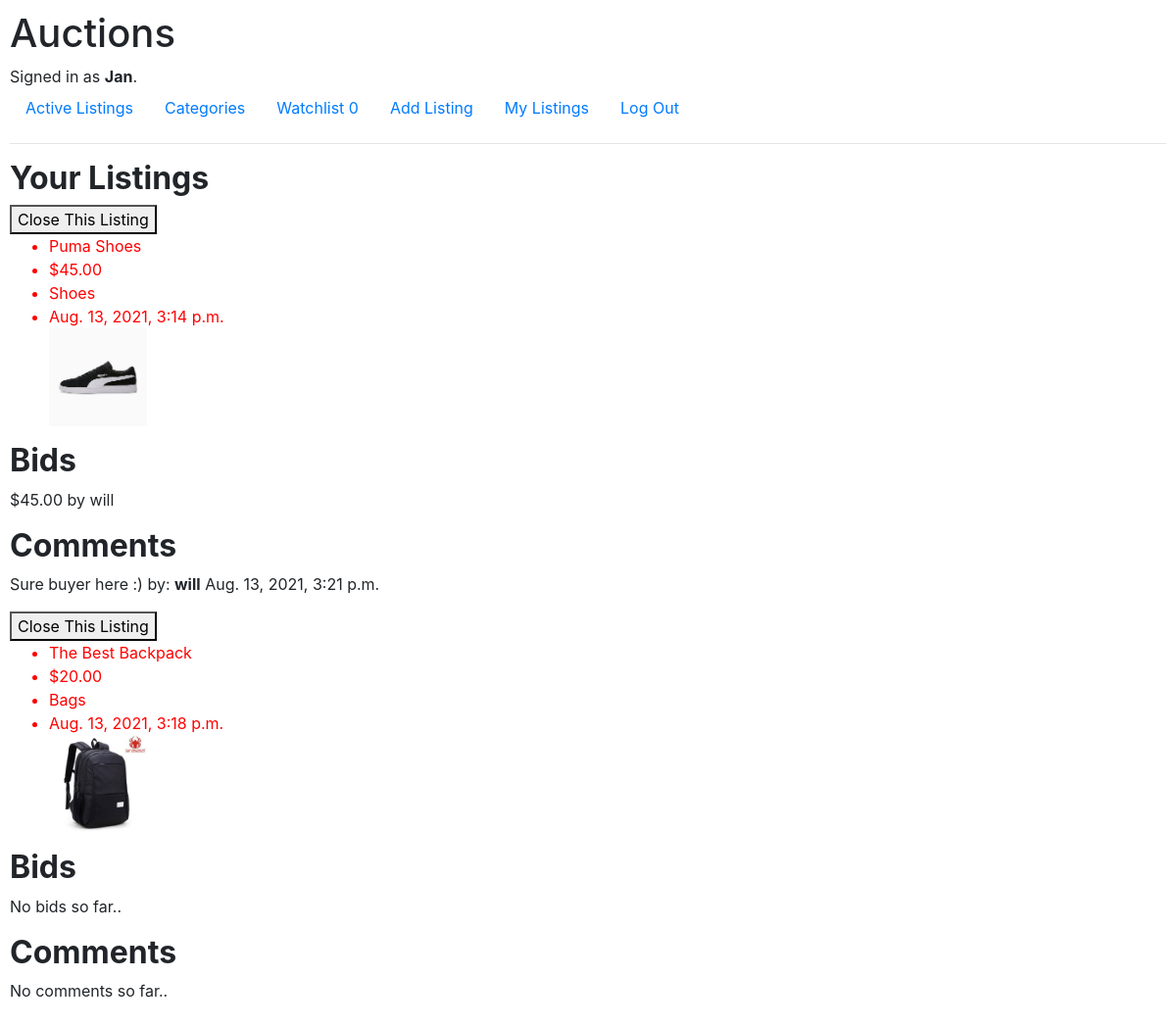
/My_Listing (signed in), run on an earlier commit of the app's database.
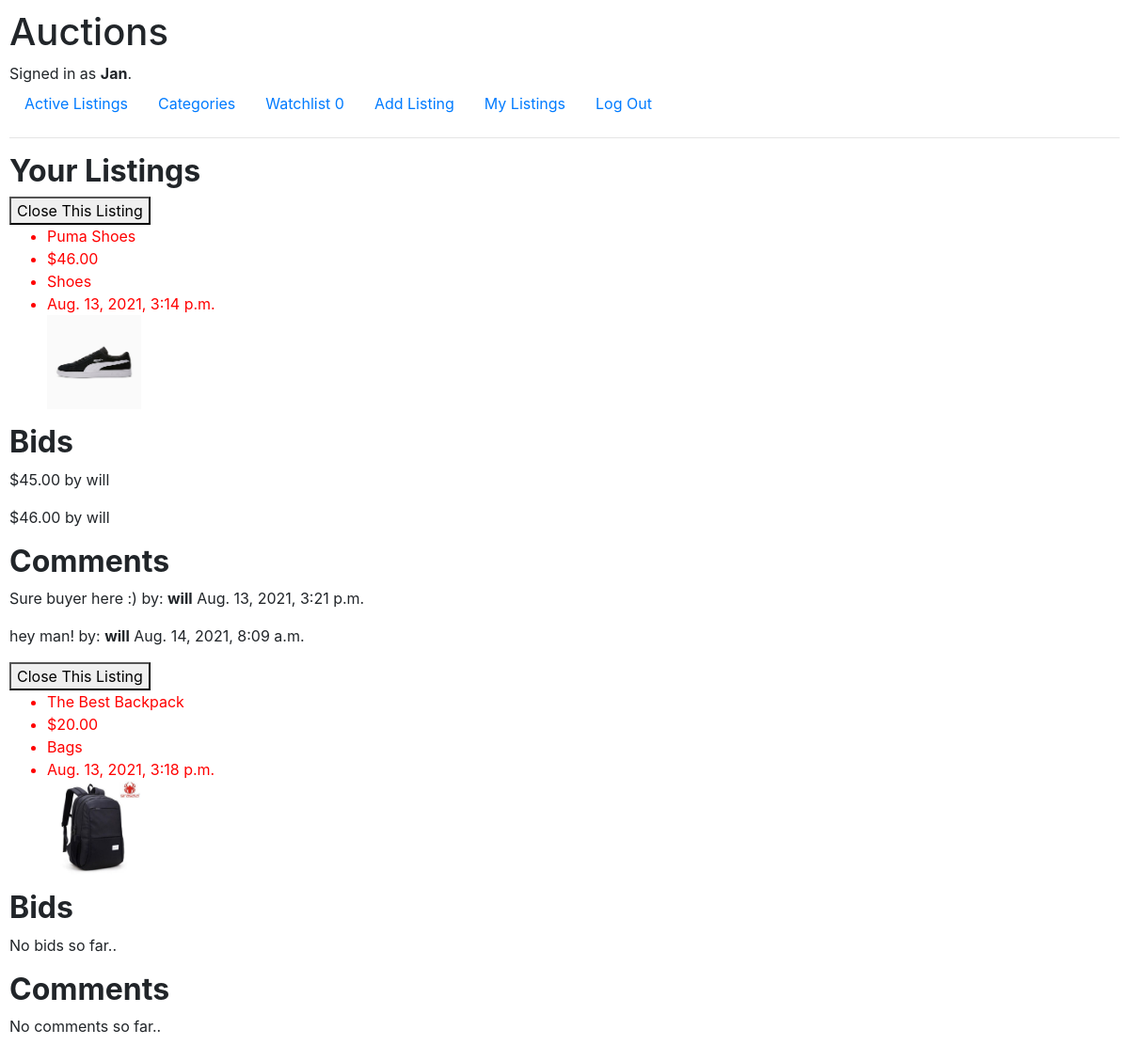
And on a later commit of the database.
### auctions/models.py (models this page shows, shortened)
class Listing(models.Model):
    user = models.ForeignKey('User', on_delete=CASCADE, related_name='user_that_make_the_auction')
    title = models.CharField(max_length=50)
    price = models.DecimalField(max_digits=10,decimal_places=2)
    category = models.ForeignKey('Category', on_delete=CASCADE, related_name='selected_category',blank=True)
    time = models.DateTimeField(auto_now_add=True, blank=True)
    image = models.ImageField(null = True, blank = True, upload_to = 'images/')
    closed = models.BooleanField(default=False)
    bid = models.ManyToManyField('Bid', blank=True, related_name='listing_bid')
    comment = models.ManyToManyField('Comment',blank=True, related_name='list_comment')

class Category(models.Model):
    Cat_name = models.CharField(max_length=50)
    def __str__(self):
        return f"{self.Cat_name}"

class Bid(models.Model):
     user = models.ForeignKey('User', on_delete=CASCADE,related_name='user_bid')
     bid = models.DecimalField(max_digits=10, decimal_places=2)
     def __str__(self):
         return f"${self.bid} by {self.user}"

class User(AbstractUser):
    pass

class Comment(models.Model):
    user = models.ForeignKey('User', on_delete=CASCADE, related_name='user_comment')
    time = models.DateTimeField(auto_now_add=True, blank=True)
    comment = models.CharField(max_length=200)

### auctions/views.py (the view, shortened to what this page needs)
# urls.py: path("My_Listing",views.show_my_listing, name= 'user_listing'),
def show_my_listing(request):
    user = User.objects.get(username=request.user)
    user_listing = user.user_that_make_the_auction.all()
    return render(request, 'auctions/my_listing.html',{
        'listing':user_listing
    })

### auctions/templates/auctions/my_listing.html (shortened to what this page needs)
{% extends "auctions/layout.html" %} {% block body %}
<h2><strong>Your Listings</strong></h2>
{% for list in listing %}  {% if not list.closed%}
  <form action="" method="POST">
    <button type="submit" name="remove" value="{{list.id}}">
      Close This Listing
    </button>
    {% endif %}
    <ul>
      <li>{{list.title}}</li>
      <li>${{list.price}}</li>
      <li>{{list.category}}</li>
      <li>{{list.time}}</li>
      {% if list.image %}
      <img src="{{list.image.url}}" alt="no image" style="height: 100px" />
      {% endif %}
    </ul>
    <h2><strong>Bids </strong></h2>
    {% for li in list.bid.all %}
    <p>{{li}}</p>
    {% empty %}
    <p>No bids so far..</p>
    {% endfor %}
    <h2><strong>Comments</strong></h2>
    {% for com in list.comment.all %}
    <p>
      {{com.comment}} by:
      <span><strong>{{com.user}}</strong></span> {{com.time}}
    </p>
    {% empty %}
    <p>No comments so far..</p>
    {% endfor %} {% empty %}
    <a href="{% url 'create_listing' %}">Create your Own Listing now</a>
    {% endfor %} {% endblock %}

What changed in the data, as far as the page shows it:
changed Listing "Puma Shoes": price "45.00" → "46.00"
added Bid: bid+user "$46.00 by will", shown under Listing "Puma Shoes"
added Comment: comment "hey man!", user "will", time "Aug. 14, 2021, 8:09 a.m.", shown under Listing "Puma Shoes"
